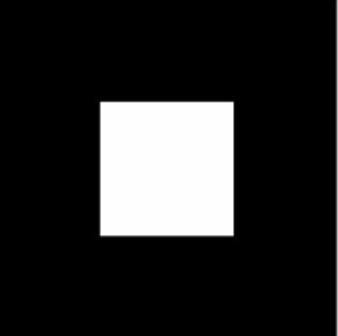
#> input picture HW5_Rotation/test.png, 338 x 336 px
$ python hw2-2.py ../HW5_Rotation/test.png
#> lines starting #> are read from the running program, lines starting #| are printed output that depends on the picture; after the words box and inside, x2 and y2 are one past the last pixel; in counts of white or black regions, pixels touching at a corner belong together
import sys
import numpy as np
import matplotlib.pyplot as plt
import matplotlib.image as mpimg
import math

x=mpimg.imread(sys.argv[1])
#> x is the input picture: shape (336, 338, 4) float32; mean R, G, B, A 0.161, 0.161, 0.161, 1
x=x[...,0]
#> x: shape (336, 338) float32

D2 = np.array([[0, 56], [84, 28]])
r2 = x.copy()
r2[:x.shape[0]//D2.shape[0] *2, :x.shape[1]//D2.shape[1] *2] = np.tile(D2, (x.shape[0]//D2.shape[0], x.shape[1]//D2.shape[1]))
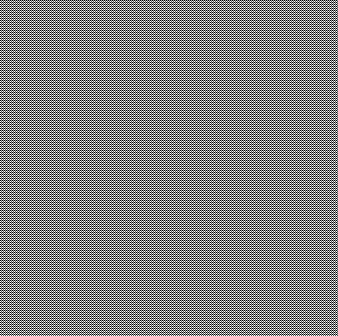
#> r2: shape (336, 338) float32; min 0, max 84, mean 42; drawn with min black and max white

x = x.astype(np.float64)
x4 = x.copy()

for i in range( x.shape[0] ):
    for j in range( x.shape[1] ):
        q = math.floor(x[i][j]/85)
        x4[i][j] = q+(x[i][j]-85*q>r2[i][j])
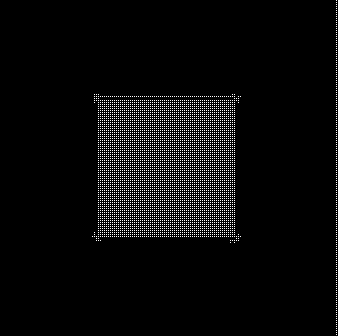
#> x4: shape (336, 338) float64; values 0 (black) and 1 (white), 4.4% white in thin lines or dots, all inside (x1, y1, x2, y2) = (92, 0, 337, 335)

plt.imsave("input_"+sys.argv[1],x,cmap='gray')
plt.imsave("out_b_"+sys.argv[1],x4,cmap='gray')

figure,ax=plt.subplots(1,2)
ax[0].imshow(x,cmap='gray')
ax[1].imshow(x4,cmap='gray')
plt.show()
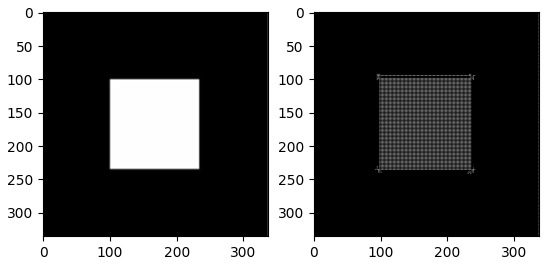
#> figure drawn by matplotlib, 2 panels
